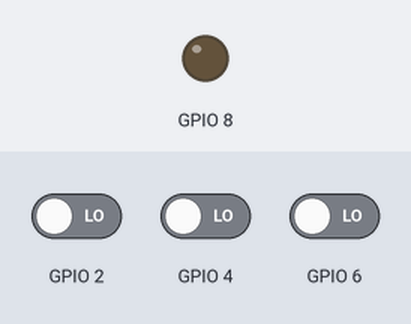
This program was run on a simulated ESP32-S3. Parts: output pins drawn as LEDs (lit = HIGH). The test bench sets the inputs (shaded band); at power-on: GPIO 2 LOW, GPIO 6 LOW, GPIO 4 LOW. WiFi joins after 1.5 s; servers stay silent unless stated.

Above: at 2.7 s.
2.8 s: GPIO 2 driven HIGH
At 4.0 s:
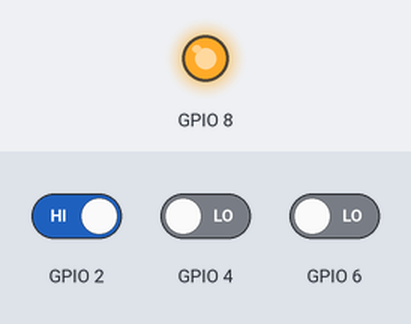
4.3 s: GPIO 2 driven LOW
At 5.3 s:
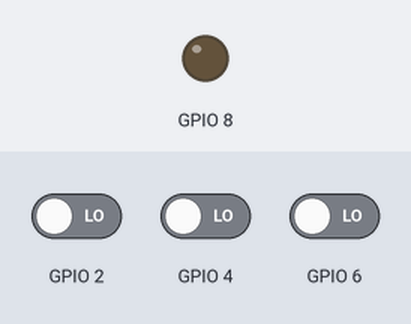
5.8 s: GPIO 6 driven HIGH
At 6.2 s:
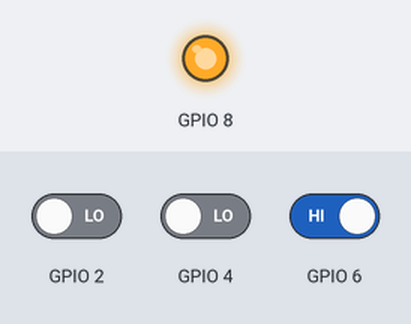
Timing chart, 0 to 8.8 s (numbered marks = the images above; inputs shaded):
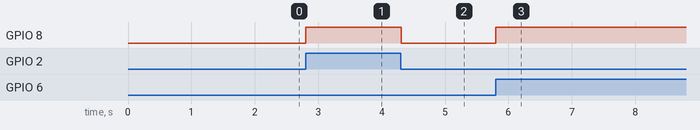

The program:

main.cpp
```cpp
//----------------------Skeleton Code--------------------//
#include <WiFi.h>
#include <WiFiUdp.h>
#include <ArduinoOTA.h>

//    Can be client or even host   //
#ifndef STASSID
#define STASSID "prathyusha"  // Replace with your network credentials
#define STAPSK  "prathyusha123"
#endif

const char* ssid = STASSID;
const char* password = STAPSK;
int J,K,Q,D;

void OTAsetup() {
  WiFi.mode(WIFI_STA);
  WiFi.begin(ssid, password);
  while (WiFi.waitForConnectResult() != WL_CONNECTED) {
    delay(5000);
    ESP.restart();
  }
  ArduinoOTA.begin();
}

void OTAloop() {
  ArduinoOTA.handle();
}

//-------------------------------------------------------//

void setup(){
  OTAsetup();

  //-------------------//
  // Custom setup code //
  //-------------------//
  pinMode(2, INPUT);
  pinMode(4, INPUT);
  pinMode(6, INPUT);
  pinMode(8, OUTPUT);
}

void loop() {
  OTAloop();
  delay(10);  // If no custom loop code ensure to have a delay in loop
  //-------------------//
  // Custom loop code  //
  //-------------------//
  J=digitalRead(2);
  K=digitalRead(4);
  Q=digitalRead(6);
  D=((J&&!Q)||(!K&&Q));
  digitalWrite(8, D);
}
```

Measured:
- after the input at 2.8 s, GPIO 8: LOW → HIGH at once
- after the input at 4.3 s, GPIO 8: HIGH → LOW at once
- after the input at 5.8 s, GPIO 8: LOW → HIGH at once
